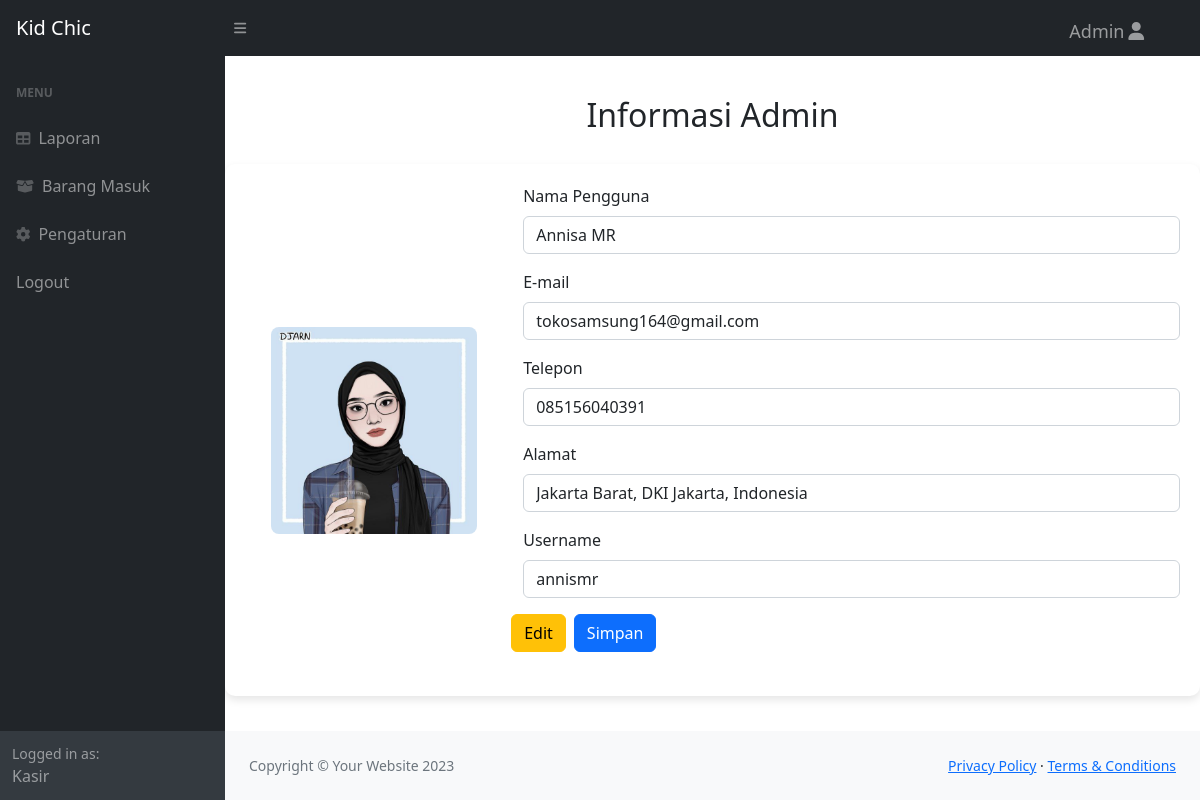
The page /admin.php (signed in) on the database its author committed.
### tables this page shows
CREATE TABLE `kasirr` (
  `id_kasir` int(11) NOT NULL,
  `nama` varchar(100) NOT NULL,
  `email` varchar(50) NOT NULL,
  `telepon` varchar(20) NOT NULL,
  `alamat` text NOT NULL,
  `username` varchar(50) NOT NULL,
  `level` varchar(10) NOT NULL,
  `id_user` int(11) DEFAULT NULL
);

### admin.php (the view, shortened to what this page needs)
<?php
require 'ceklogin.php';
?>
<!DOCTYPE html>
<html lang="en">
    <head>
        <link href="https://cdn.jsdelivr.net/npm/simple-datatables@7.1.2/dist/style.min.css" rel="stylesheet" />
        <link href="css/styles.css" rel="stylesheet" />
    </head>
<body class="sb-nav-fixed">
    <nav class="sb-topnav navbar navbar-expand navbar-dark bg-dark">
        <a class="navbar-brand ps-3" href="haladmin.php">Kid Chic</a>
        <button class="btn btn-link btn-sm order-1 order-lg-0 me-4 me-lg-0" id="sidebarToggle" href="#!"><i class="fas fa-bars"></i></button>
        <ul class="navbar-nav ms-auto ms-md-0 me-3 me-lg-4">
            <li class="nav-item dropdown">
                <a class="nav-link custom-nav-link" id="navbarDropdown" href="admin.php" role="button">Admin<i class="fas fa-user fa-fw"></i></a>
        </ul>
    </nav>
<div id="layoutSidenav">
    <div id="layoutSidenav_nav">
        <nav class="sb-sidenav accordion sb-sidenav-dark" id="sidenavAccordion">
            <div class="sb-sidenav-menu">
                <div class="nav">
                    <div class="sb-sidenav-menu-heading">Menu</div>
                            <a class="nav-link" href="laporan.php">
                                <div class="sb-nav-link-icon"><i class="fas fa-table"></i></div>
                                Laporan
                            </a>
                            <a class="nav-link" href="masuk.php">
                                <div class="sb-nav-link-icon"><i class="fas fa-box-open"></i></div>
                                Barang Masuk
                            </a>
                            <a class="nav-link" href="setting.php">
                                <div class="sb-nav-link-icon"><i class="fas fa-cog"></i></div>
                                Pengaturan
                            </a>
                            <a class="nav-link" href="logout.php">
                                Logout
                            </a>
                    </div>
                </div>
                    <div class="sb-sidenav-footer">
                        <div class="small">Logged in as:</div>
                        Kasir
                    </div>
                </nav>
            </div>
<div id="layoutSidenav_content">
        <main>
        <div class="header">
            <h2 class="mb-4">Informasi Admin</h2>
        </div>
            <div class="container mt-4">
                <div class="hero-right">
                    <img src="./img/2.jpg" alt="saya">
                </div>
                <form method="GET" class="mb-4">
                    <div class="row">
                <?php
                $get = mysqli_query($c, "select * from kasirr where level ='admin'");
                while($p=mysqli_fetch_array($get)){
                    $namapengguna = $p['nama'];
                    $email = $p['email'];
                    $notelp = $p['telepon'];
                    $alamat = $p['alamat'];
                    $username = $p['username'];
                ?>
                <form class="mt-4">
                    <div class="mb-3">
                        <label for="namaPengguna" class="form-label">Nama Pengguna</label>
                        <input type="text" class="form-control" id="namaPengguna" value="<?=$namapengguna;?>" readonly>
                    </div>
                    <div class="mb-3">
                        <label for="email" class="form-label">E-mail</label>
                        <input type="email" class="form-control" id="email" value="<?=$email;?>" readonly>
                    </div>
                    <div class="mb-3">
                        <label for="telepon" class="form-label">Telepon</label>
                        <input type="text" class="form-control" id="telepon" value="<?=$notelp;?>" readonly>
                    </div>
                    <div class="mb-3">
                        <label for="alamat" class="form-label">Alamat</label>
                        <input type="text" class="form-control" id="alamat" rows="2" value="<?=$alamat;?>" readonly>
                    </div>
                    <div class="mb-3">
                        <label for="username" class="form-label">Username</label>
                        <input type="text" class="form-control" id="username" value="<?=$username;?>" readonly>
                    </div>
                <?php
                };
                ?>
                <form class="mt-4">
                    <button type="submit" class="btn btn-warning me-2" style="width: auto;">Edit</button>
                    <button type="submit" class="btn btn-primary" style="width: auto;">Simpan</button>
                </form>
            </main>
                <footer class="py-4 bg-light mt-auto">
                    <div class="container-fluid px-4">
                        <div class="d-flex align-items-center justify-content-between small">
                            <div class="text-muted">Copyright &copy; Your Website 2023</div>
                            <div>
                                <a href="#">Privacy Policy</a>
                                &middot;
                                <a href="#">Terms &amp; Conditions</a>
                            </div>
                        </div>
                    </div>
                </footer>
            </div>
        </div>
    </body>
</html>

### admin.php (style rules this page uses)
.custom-nav-link { position: fixed; top: 10px; right: 45px; font-size: 18px; }
.header { text-align: center; margin-top: 40px; margin-bottom: 30px; }
.container { display: flex; align-items: center; justify-content: center; gap: 20px; background-color: #fff; padding: 20px; border-radius: 10px; box-shadow: 0 4px 8px rgba(0, 0, 0, 0.1); }
.hero-right img { max-width: 80%; height: auto; border-radius: 8px; box-shadow: 0 4px 6px rgba; }
.hero-right { display: flex; justify-content: center; }

### rows shown on the page
kasirr: nama "Annisa MR", email "tokosamsung164@gmail.com", telepon "085156040391", alamat "Jakarta Barat, DKI Jakarta, Indonesia", username "annismr"
